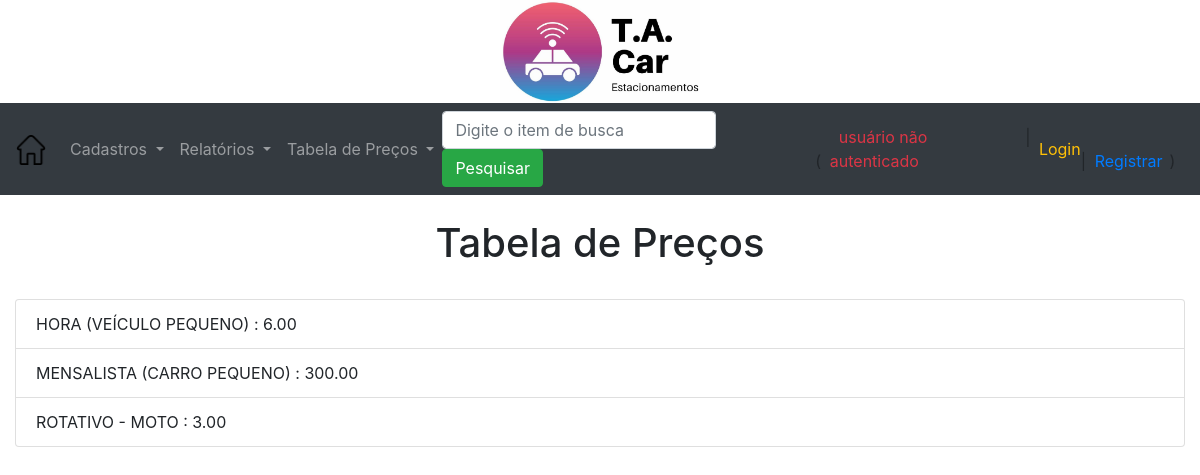
Page /tabela_precos/ on the committed database.
### core/models.py (models this page shows, shortened)
class Tabela(models.Model):
    descricao = models.CharField(max_length=50, verbose_name="Descrição")
    valor = models.DecimalField(max_digits=10, decimal_places=2, verbose_name="Valor")
    class Meta:
        verbose_name_plural = 'Tabelas'

### core/views.py (the view)
# urls.py: path('tabela_precos/', lista_tabela, name='url_tabela_precos'),
def lista_tabela(request):
    dados = Tabela.objects.all()
    if request.POST:
        if request.POST['pesquisa']:
            dados = Tabela.objects.filter(descricao=request.POST['pesquisa'])
    contexto = {'dados': dados}
    return render(request, 'core/tabela_precos.html', contexto)

### core/templates/core/tabela_precos.html
{% extends 'base.html' %}
{% block main %}
    <h1><center> Tabela de Preços </center></h1><br>
    <ul class="list-group">
    {% for i in dados %}
        <li class="list-group-item">
            {{ i.descricao }} : {{ i.valor }}<br>
        </li>
    {% endfor %}
    </ul>
{% endblock %}

### rows in the picture
Tabela: descricao "HORA (VEÍCULO PEQUENO)", valor "6.00"
Tabela: descricao "MENSALISTA (CARRO PEQUENO)", valor "300.00"
Tabela: descricao "ROTATIVO - MOTO", valor "3.00"
